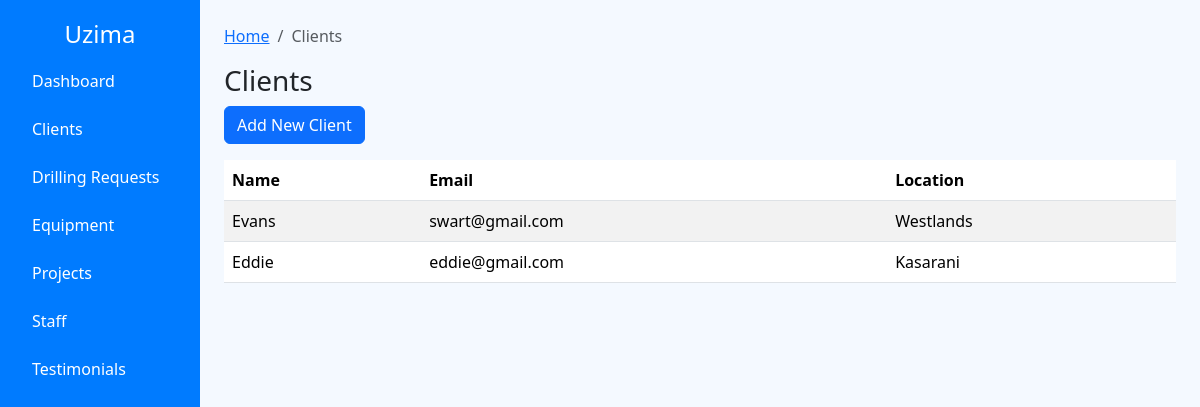
/clients/, run on the app's committed database.
### core/models.py (models this page shows, shortened)
class Client(models.Model):
    name = models.CharField(max_length=100)
    email = models.EmailField()
    phone = models.CharField(max_length=20)
    location = models.TextField()

### core/views.py (the view)
# urls.py: path('clients/', views.client_list, name='clients'),
def client_list(request):
    clients = Client.objects.all()
    return render(request, 'clients.html', {'clients': clients})

### core/templates/clients.html
{% extends 'base.html' %}
{% block breadcrumb %}
<li class="breadcrumb-item"><a href="{% url 'dashboard' %}">Home</a></li>
<li class="breadcrumb-item active">Clients</li>
{% endblock %}
{% block content %}
<h3>Clients</h3>
<a href="{% url 'add_client' %}" class="btn btn-primary mb-3">Add New Client</a>
<table class="table table-striped">
    <thead><tr><th>Name</th><th>Email</th><th>Location</th></tr></thead>
    <tbody>
    {% for client in clients %}
        <tr><td>{{ client.name }}</td><td>{{ client.email }}</td><td>{{ client.location }}</td></tr>
    {% endfor %}
    </tbody>
</table>
{% endblock %}

### core/templates/base.html (style rules this page uses)
body { background-color: #f4f9ff; }

### data on the page
Client: name "Evans", email "swart@gmail.com", location "Westlands"
Client: name "Eddie", email "eddie@gmail.com", location "Kasarani"
